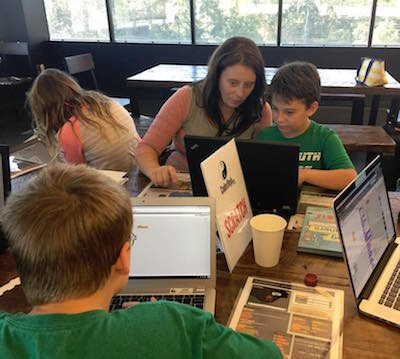
#> input picture images/dojo.jpg, 400 x 359 px
$ jupyter execute --allow-errors IO.ipynb   (shell and % lines are left out)
#> lines starting #> are read from the running program, lines starting #| are printed output that depends on the picture
### myshow.py
import SimpleITK as sitk
import matplotlib.pyplot as plt

from ipywidgets import interact, interactive
from ipywidgets import widgets

def myshow(img, title=None, margin=0.05, dpi=80):
    # Convert non-SITK array to SITK
    if not isinstance(img, sitk.Image):
        img = sitk.GetImageFromArray(img)

    nda = sitk.GetArrayFromImage(img)

    spacing = img.GetSpacing()
    slicer = False

    if nda.ndim == 3:
        # fastest dim, either component or x
        c = nda.shape[-1]

        # the the number of components is 3 or 4 consider it an RGB image
        if not c in (3,4):
            slicer = True

    elif nda.ndim == 4:
        c = nda.shape[-1]

        if not c in (3,4):
            raise Runtime("Unable to show 3D-vector Image")

        # take a z-slice
        slicer = True

    if (slicer):
        ysize = nda.shape[1]
        xsize = nda.shape[2]
    else:
        ysize = nda.shape[0]
        xsize = nda.shape[1]


    # Make a figure big enough to accomodate an axis of xpixels by ypixels
    # as well as the ticklabels, etc...
    figsize = (1 + margin) * ysize / dpi, (1 + margin) * xsize / dpi
    # [20 lines left out: function callback, not called in this run]

    if slicer:
        interact(callback, z=(0,nda.shape[0]-1))
    else:
        callback()

# [39 lines left out: function myshow3d, not called in this run]

### IO.ipynb
# Reading images

[cell 1]
import matplotlib.pyplot as plt
from myshow import myshow

filename = 'images/dojo.jpg'

[cell 2]
# SimpleITK
import SimpleITK as sitk

#> (the rest of this cell did not finish here and is left out)

#> (a cell that did not finish here is left out)

[cell 4]
import skimage.io as skio

array = skio.imread(filename)
#> array is the input picture: shape (359, 400, 3); mean R, G, B 111.9, 100.6, 82.3
#> (the rest of this cell did not finish here and is left out)


#> (a cell that did not finish here is left out)


[cell 6]
# The curse of BGR: http://www.learnopencv.com/why-does-opencv-use-bgr-color-format/

import cv2

array2 = cv2.imread(filename)
#> (the rest of this cell did not finish here and is left out)


[cell 7]
array2 = cv2.cvtColor(cv2.imread(filename), cv2.COLOR_BGR2RGB)
#> (the rest of this cell did not finish here and is left out)


#> (a cell that did not finish here is left out)

# Writing images

[cell 9]
import numpy as np
array = np.random.randint(0, 255, size=(100, 100, 3), dtype=np.uint8)

#> (a cell that did not finish here is left out)

[cell 11]
# The curse of multidimentions: SimpleITK
sitk.WriteImage(sitk.GetImageFromArray(array, isVector=True), 'outputs/mysitkimage.png');
#> (this line was passed over: SimpleITK is not available in this run)
skio.imsave('outputs/myskimage.png', array);
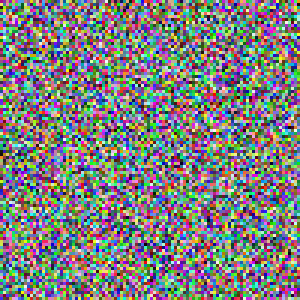
#> saved as myskimage.png: shape (100, 100, 3) (shown 3 times larger); mean R, G, B 126.6, 127, 126.5
cv2.imwrite('outputs/mycv2.png', array);
